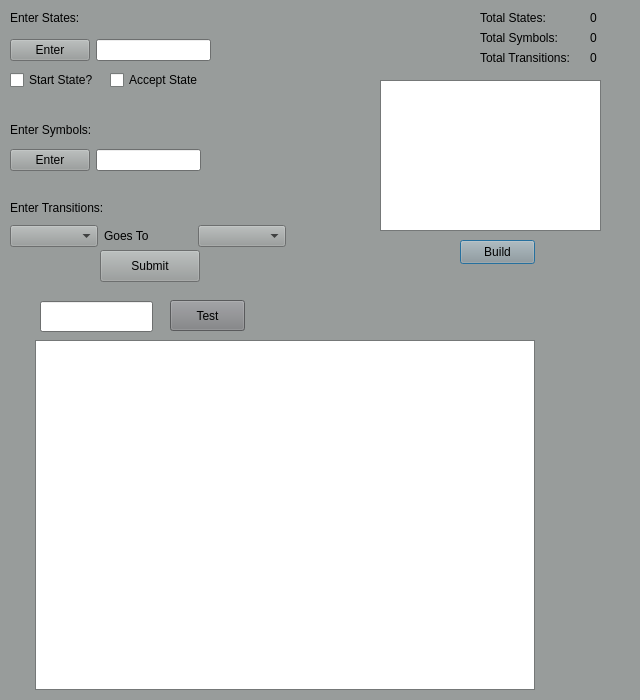
<?xml version="1.0" encoding="UTF-8"?>
<ui version="4.0">
 <class>NFADialog</class>
 <widget class="QDialog" name="NFADialog">
  <property name="geometry">
   <rect>
    <x>0</x>
    <y>0</y>
    <width>640</width>
    <height>700</height>
   </rect>
  </property>
  <property name="palette">
   <palette>
    <active>
     <colorrole role="WindowText">
      <brush brushstyle="SolidPattern">
       <color alpha="255">
        <red>0</red>
        <green>0</green>
        <blue>0</blue>
       </color>
      </brush>
     </colorrole>
     <colorrole role="Button">
      <brush brushstyle="SolidPattern">
       <color alpha="255">
        <red>152</red>
        <green>156</green>
        <blue>155</blue>
       </color>
      </brush>
     </colorrole>
     <colorrole role="Light">
      <brush brushstyle="SolidPattern">
       <color alpha="255">
        <red>228</red>
        <green>234</green>
        <blue>232</blue>
       </color>
      </brush>
     </colorrole>
     <colorrole role="Midlight">
      <brush brushstyle="SolidPattern">
       <color alpha="255">
        <red>190</red>
        <green>195</green>
        <blue>193</blue>
       </color>
      </brush>
     </colorrole>
     <colorrole role="Dark">
      <brush brushstyle="SolidPattern">
       <color alpha="255">
        <red>76</red>
        <green>78</green>
        <blue>77</blue>
       </color>
      </brush>
     </colorrole>
     <colorrole role="Mid">
      <brush brushstyle="SolidPattern">
       <color alpha="255">
        <red>101</red>
        <green>104</green>
        <blue>103</blue>
       </color>
      </brush>
     </colorrole>
     <colorrole role="Text">
      <brush brushstyle="SolidPattern">
       <color alpha="255">
        <red>0</red>
        <green>0</green>
        <blue>0</blue>
       </color>
      </brush>
     </colorrole>
     <colorrole role="BrightText">
      <brush brushstyle="SolidPattern">
       <color alpha="255">
        <red>255</red>
        <green>255</green>
        <blue>255</blue>
       </color>
      </brush>
     </colorrole>
     <colorrole role="ButtonText">
      <brush brushstyle="SolidPattern">
       <color alpha="255">
        <red>0</red>
        <green>0</green>
        <blue>0</blue>
       </color>
      </brush>
     </colorrole>
     <colorrole role="Base">
      <brush brushstyle="SolidPattern">
       <color alpha="255">
        <red>255</red>
        <green>255</green>
        <blue>255</blue>
       </color>
      </brush>
     </colorrole>
     <colorrole role="Window">
      <brush brushstyle="SolidPattern">
       <color alpha="255">
        <red>152</red>
        <green>156</green>
        <blue>155</blue>
       </color>
      </brush>
     </colorrole>
     <colorrole role="Shadow">
      <brush brushstyle="SolidPattern">
       <color alpha="255">
        <red>0</red>
        <green>0</green>
        <blue>0</blue>
       </color>
      </brush>
     </colorrole>
     <colorrole role="AlternateBase">
      <brush brushstyle="SolidPattern">
       <color alpha="255">
        <red>203</red>
        <green>205</green>
        <blue>205</blue>
       </color>
      </brush>
     </colorrole>
     <colorrole role="ToolTipBase">
      <brush brushstyle="SolidPattern">
       <color alpha="255">
        <red>255</red>
        <green>255</green>
        <blue>220</blue>
       </color>
      </brush>
     </colorrole>
     <colorrole role="ToolTipText">
      <brush brushstyle="SolidPattern">
       <color alpha="255">
        <red>0</red>
        <green>0</green>
        <blue>0</blue>
       </color>
      </brush>
     </colorrole>
     <colorrole role="PlaceholderText">
      <brush brushstyle="SolidPattern">
       <color alpha="127">
        <red>0</red>
        <green>0</green>
        <blue>0</blue>
       </color>
      </brush>
     </colorrole>
    </active>
    <inactive>
     <colorrole role="WindowText">
      <brush brushstyle="SolidPattern">
       <color alpha="255">
        <red>0</red>
        <green>0</green>
        <blue>0</blue>
       </color>
      </brush>
     </colorrole>
     <colorrole role="Button">
      <brush brushstyle="SolidPattern">
       <color alpha="255">
        <red>152</red>
        <green>156</green>
        <blue>155</blue>
       </color>
      </brush>
     </colorrole>
     <colorrole role="Light">
      <brush brushstyle="SolidPattern">
       <color alpha="255">
        <red>228</red>
        <green>234</green>
        <blue>232</blue>
       </color>
      </brush>
     </colorrole>
     <colorrole role="Midlight">
      <brush brushstyle="SolidPattern">
       <color alpha="255">
        <red>190</red>
        <green>195</green>
        <blue>193</blue>
       </color>
      </brush>
     </colorrole>
     <colorrole role="Dark">
      <brush brushstyle="SolidPattern">
       <color alpha="255">
        <red>76</red>
        <green>78</green>
        <blue>77</blue>
       </color>
      </brush>
     </colorrole>
     <colorrole role="Mid">
      <brush brushstyle="SolidPattern">
       <color alpha="255">
        <red>101</red>
        <green>104</green>
        <blue>103</blue>
       </color>
      </brush>
     </colorrole>
     <colorrole role="Text">
      <brush brushstyle="SolidPattern">
       <color alpha="255">
        <red>0</red>
        <green>0</green>
        <blue>0</blue>
       </color>
      </brush>
     </colorrole>
     <colorrole role="BrightText">
      <brush brushstyle="SolidPattern">
       <color alpha="255">
        <red>255</red>
        <green>255</green>
        <blue>255</blue>
       </color>
      </brush>
     </colorrole>
     <colorrole role="ButtonText">
      <brush brushstyle="SolidPattern">
       <color alpha="255">
        <red>0</red>
        <green>0</green>
        <blue>0</blue>
       </color>
      </brush>
     </colorrole>
     <colorrole role="Base">
      <brush brushstyle="SolidPattern">
       <color alpha="255">
        <red>255</red>
        <green>255</green>
        <blue>255</blue>
       </color>
      </brush>
     </colorrole>
     <colorrole role="Window">
      <brush brushstyle="SolidPattern">
       <color alpha="255">
        <red>152</red>
        <green>156</green>
        <blue>155</blue>
       </color>
      </brush>
     </colorrole>
     <colorrole role="Shadow">
      <brush brushstyle="SolidPattern">
       <color alpha="255">
        <red>0</red>
        <green>0</green>
        <blue>0</blue>
       </color>
      </brush>
     </colorrole>
     <colorrole role="AlternateBase">
      <brush brushstyle="SolidPattern">
       <color alpha="255">
        <red>203</red>
        <green>205</green>
        <blue>205</blue>
       </color>
      </brush>
     </colorrole>
     <colorrole role="ToolTipBase">
      <brush brushstyle="SolidPattern">
       <color alpha="255">
        <red>255</red>
        <green>255</green>
        <blue>220</blue>
       </color>
      </brush>
     </colorrole>
     <colorrole role="ToolTipText">
      <brush brushstyle="SolidPattern">
       <color alpha="255">
        <red>0</red>
        <green>0</green>
        <blue>0</blue>
       </color>
      </brush>
     </colorrole>
     <colorrole role="PlaceholderText">
      <brush brushstyle="SolidPattern">
       <color alpha="127">
        <red>0</red>
        <green>0</green>
        <blue>0</blue>
       </color>
      </brush>
     </colorrole>
    </inactive>
    <disabled>
     <colorrole role="WindowText">
      <brush brushstyle="SolidPattern">
       <color alpha="255">
        <red>76</red>
        <green>78</green>
        <blue>77</blue>
       </color>
      </brush>
     </colorrole>
     <colorrole role="Button">
      <brush brushstyle="SolidPattern">
       <color alpha="255">
        <red>152</red>
        <green>156</green>
        <blue>155</blue>
       </color>
      </brush>
     </colorrole>
     <colorrole role="Light">
      <brush brushstyle="SolidPattern">
       <color alpha="255">
        <red>228</red>
        <green>234</green>
        <blue>232</blue>
       </color>
      </brush>
     </colorrole>
     <colorrole role="Midlight">
      <brush brushstyle="SolidPattern">
       <color alpha="255">
        <red>190</red>
        <green>195</green>
        <blue>193</blue>
       </color>
      </brush>
     </colorrole>
     <colorrole role="Dark">
      <brush brushstyle="SolidPattern">
       <color alpha="255">
        <red>76</red>
        <green>78</green>
        <blue>77</blue>
       </color>
      </brush>
     </colorrole>
     <colorrole role="Mid">
      <brush brushstyle="SolidPattern">
       <color alpha="255">
        <red>101</red>
        <green>104</green>
        <blue>103</blue>
       </color>
      </brush>
     </colorrole>
     <colorrole role="Text">
      <brush brushstyle="SolidPattern">
       <color alpha="255">
        <red>76</red>
        <green>78</green>
        <blue>77</blue>
       </color>
      </brush>
     </colorrole>
     <colorrole role="BrightText">
      <brush brushstyle="SolidPattern">
       <color alpha="255">
        <red>255</red>
        <green>255</green>
        <blue>255</blue>
       </color>
      </brush>
     </colorrole>
     <colorrole role="ButtonText">
      <brush brushstyle="SolidPattern">
       <color alpha="255">
        <red>76</red>
        <green>78</green>
        <blue>77</blue>
       </color>
      </brush>
     </colorrole>
     <colorrole role="Base">
      <brush brushstyle="SolidPattern">
       <color alpha="255">
        <red>152</red>
        <green>156</green>
        <blue>155</blue>
       </color>
      </brush>
     </colorrole>
     <colorrole role="Window">
      <brush brushstyle="SolidPattern">
       <color alpha="255">
        <red>152</red>
        <green>156</green>
        <blue>155</blue>
       </color>
      </brush>
     </colorrole>
     <colorrole role="Shadow">
      <brush brushstyle="SolidPattern">
       <color alpha="255">
        <red>0</red>
        <green>0</green>
        <blue>0</blue>
       </color>
      </brush>
     </colorrole>
     <colorrole role="AlternateBase">
      <brush brushstyle="SolidPattern">
       <color alpha="255">
        <red>152</red>
        <green>156</green>
        <blue>155</blue>
       </color>
      </brush>
     </colorrole>
     <colorrole role="ToolTipBase">
      <brush brushstyle="SolidPattern">
       <color alpha="255">
        <red>255</red>
        <green>255</green>
        <blue>220</blue>
       </color>
      </brush>
     </colorrole>
     <colorrole role="ToolTipText">
      <brush brushstyle="SolidPattern">
       <color alpha="255">
        <red>0</red>
        <green>0</green>
        <blue>0</blue>
       </color>
      </brush>
     </colorrole>
     <colorrole role="PlaceholderText">
      <brush brushstyle="SolidPattern">
       <color alpha="127">
        <red>76</red>
        <green>78</green>
        <blue>77</blue>
       </color>
      </brush>
     </colorrole>
    </disabled>
   </palette>
  </property>
  <property name="windowTitle">
   <string>Dialog</string>
  </property>
  <widget class="QCheckBox" name="StartCheckBox">
   <property name="geometry">
    <rect>
     <x>10</x>
     <y>70</y>
     <width>85</width>
     <height>20</height>
    </rect>
   </property>
   <property name="text">
    <string>Start State?</string>
   </property>
  </widget>
  <widget class="QCheckBox" name="AcceptCheckBox">
   <property name="geometry">
    <rect>
     <x>110</x>
     <y>70</y>
     <width>111</width>
     <height>20</height>
    </rect>
   </property>
   <property name="text">
    <string>Accept State</string>
   </property>
  </widget>
  <widget class="QLabel" name="startStateErrorLbl">
   <property name="geometry">
    <rect>
     <x>10</x>
     <y>90</y>
     <width>291</width>
     <height>21</height>
    </rect>
   </property>
   <property name="font">
    <font>
     <family>Academy Engraved LET</family>
    </font>
   </property>
   <property name="text">
    <string/>
   </property>
  </widget>
  <widget class="QLabel" name="transErrorLbl">
   <property name="geometry">
    <rect>
     <x>10</x>
     <y>280</y>
     <width>331</width>
     <height>20</height>
    </rect>
   </property>
   <property name="text">
    <string/>
   </property>
  </widget>
  <widget class="QTextEdit" name="textEdit">
   <property name="geometry">
    <rect>
     <x>380</x>
     <y>80</y>
     <width>221</width>
     <height>151</height>
    </rect>
   </property>
  </widget>
  <widget class="QPushButton" name="buildBtn">
   <property name="geometry">
    <rect>
     <x>460</x>
     <y>240</y>
     <width>75</width>
     <height>24</height>
    </rect>
   </property>
   <property name="text">
    <string>Build</string>
   </property>
  </widget>
  <widget class="QLabel" name="buildErrLbl">
   <property name="geometry">
    <rect>
     <x>360</x>
     <y>270</y>
     <width>261</width>
     <height>20</height>
    </rect>
   </property>
   <property name="text">
    <string/>
   </property>
  </widget>
  <widget class="QGraphicsView" name="machineView">
   <property name="geometry">
    <rect>
     <x>35</x>
     <y>340</y>
     <width>500</width>
     <height>350</height>
    </rect>
   </property>
  </widget>
  <widget class="QLineEdit" name="testLine">
   <property name="geometry">
    <rect>
     <x>40</x>
     <y>301</y>
     <width>113</width>
     <height>31</height>
    </rect>
   </property>
  </widget>
  <widget class="QPushButton" name="testBtn">
   <property name="geometry">
    <rect>
     <x>170</x>
     <y>300</y>
     <width>75</width>
     <height>31</height>
    </rect>
   </property>
   <property name="palette">
    <palette>
     <active>
      <colorrole role="WindowText">
       <brush brushstyle="SolidPattern">
        <color alpha="255">
         <red>0</red>
         <green>0</green>
         <blue>0</blue>
        </color>
       </brush>
      </colorrole>
      <colorrole role="Button">
       <brush brushstyle="SolidPattern">
        <color alpha="255">
         <red>125</red>
         <green>126</green>
         <blue>129</blue>
        </color>
       </brush>
      </colorrole>
      <colorrole role="Light">
       <brush brushstyle="SolidPattern">
        <color alpha="255">
         <red>187</red>
         <green>189</green>
         <blue>194</blue>
        </color>
       </brush>
      </colorrole>
      <colorrole role="Midlight">
       <brush brushstyle="SolidPattern">
        <color alpha="255">
         <red>156</red>
         <green>157</green>
         <blue>161</blue>
        </color>
       </brush>
      </colorrole>
      <colorrole role="Dark">
       <brush brushstyle="SolidPattern">
        <color alpha="255">
         <red>62</red>
         <green>63</green>
         <blue>65</blue>
        </color>
       </brush>
      </colorrole>
      <colorrole role="Mid">
       <brush brushstyle="SolidPattern">
        <color alpha="255">
         <red>83</red>
         <green>84</green>
         <blue>86</blue>
        </color>
       </brush>
      </colorrole>
      <colorrole role="Text">
       <brush brushstyle="SolidPattern">
        <color alpha="255">
         <red>0</red>
         <green>0</green>
         <blue>0</blue>
        </color>
       </brush>
      </colorrole>
      <colorrole role="BrightText">
       <brush brushstyle="SolidPattern">
        <color alpha="255">
         <red>255</red>
         <green>255</green>
         <blue>255</blue>
        </color>
       </brush>
      </colorrole>
      <colorrole role="ButtonText">
       <brush brushstyle="SolidPattern">
        <color alpha="255">
         <red>0</red>
         <green>0</green>
         <blue>0</blue>
        </color>
       </brush>
      </colorrole>
      <colorrole role="Base">
       <brush brushstyle="SolidPattern">
        <color alpha="255">
         <red>255</red>
         <green>255</green>
         <blue>255</blue>
        </color>
       </brush>
      </colorrole>
      <colorrole role="Window">
       <brush brushstyle="SolidPattern">
        <color alpha="255">
         <red>125</red>
         <green>126</green>
         <blue>129</blue>
        </color>
       </brush>
      </colorrole>
      <colorrole role="Shadow">
       <brush brushstyle="SolidPattern">
        <color alpha="255">
         <red>0</red>
         <green>0</green>
         <blue>0</blue>
        </color>
       </brush>
      </colorrole>
      <colorrole role="AlternateBase">
       <brush brushstyle="SolidPattern">
        <color alpha="255">
         <red>190</red>
         <green>190</green>
         <blue>192</blue>
        </color>
       </brush>
      </colorrole>
      <colorrole role="ToolTipBase">
       <brush brushstyle="SolidPattern">
        <color alpha="255">
         <red>255</red>
         <green>255</green>
         <blue>220</blue>
        </color>
       </brush>
      </colorrole>
      <colorrole role="ToolTipText">
       <brush brushstyle="SolidPattern">
        <color alpha="255">
         <red>0</red>
         <green>0</green>
         <blue>0</blue>
        </color>
       </brush>
      </colorrole>
      <colorrole role="PlaceholderText">
       <brush brushstyle="SolidPattern">
        <color alpha="127">
         <red>0</red>
         <green>0</green>
         <blue>0</blue>
        </color>
       </brush>
      </colorrole>
     </active>
     <inactive>
      <colorrole role="WindowText">
       <brush brushstyle="SolidPattern">
        <color alpha="255">
         <red>0</red>
         <green>0</green>
         <blue>0</blue>
        </color>
       </brush>
      </colorrole>
      <colorrole role="Button">
       <brush brushstyle="SolidPattern">
        <color alpha="255">
         <red>125</red>
         <green>126</green>
         <blue>129</blue>
        </color>
       </brush>
      </colorrole>
      <colorrole role="Light">
       <brush brushstyle="SolidPattern">
        <color alpha="255">
         <red>187</red>
         <green>189</green>
         <blue>194</blue>
        </color>
       </brush>
      </colorrole>
      <colorrole role="Midlight">
       <brush brushstyle="SolidPattern">
        <color alpha="255">
         <red>156</red>
         <green>157</green>
         <blue>161</blue>
        </color>
       </brush>
      </colorrole>
      <colorrole role="Dark">
       <brush brushstyle="SolidPattern">
        <color alpha="255">
         <red>62</red>
         <green>63</green>
         <blue>65</blue>
        </color>
       </brush>
      </colorrole>
      <colorrole role="Mid">
       <brush brushstyle="SolidPattern">
        <color alpha="255">
         <red>83</red>
         <green>84</green>
         <blue>86</blue>
        </color>
       </brush>
      </colorrole>
      <colorrole role="Text">
       <brush brushstyle="SolidPattern">
        <color alpha="255">
         <red>0</red>
         <green>0</green>
         <blue>0</blue>
        </color>
       </brush>
      </colorrole>
      <colorrole role="BrightText">
       <brush brushstyle="SolidPattern">
        <color alpha="255">
         <red>255</red>
         <green>255</green>
         <blue>255</blue>
        </color>
       </brush>
      </colorrole>
      <colorrole role="ButtonText">
       <brush brushstyle="SolidPattern">
        <color alpha="255">
         <red>0</red>
         <green>0</green>
         <blue>0</blue>
        </color>
       </brush>
      </colorrole>
      <colorrole role="Base">
       <brush brushstyle="SolidPattern">
        <color alpha="255">
         <red>255</red>
         <green>255</green>
         <blue>255</blue>
        </color>
       </brush>
      </colorrole>
      <colorrole role="Window">
       <brush brushstyle="SolidPattern">
        <color alpha="255">
         <red>125</red>
         <green>126</green>
         <blue>129</blue>
        </color>
       </brush>
      </colorrole>
      <colorrole role="Shadow">
       <brush brushstyle="SolidPattern">
        <color alpha="255">
         <red>0</red>
         <green>0</green>
         <blue>0</blue>
        </color>
       </brush>
      </colorrole>
      <colorrole role="AlternateBase">
       <brush brushstyle="SolidPattern">
        <color alpha="255">
         <red>190</red>
         <green>190</green>
         <blue>192</blue>
        </color>
       </brush>
      </colorrole>
      <colorrole role="ToolTipBase">
       <brush brushstyle="SolidPattern">
        <color alpha="255">
         <red>255</red>
         <green>255</green>
         <blue>220</blue>
        </color>
       </brush>
      </colorrole>
      <colorrole role="ToolTipText">
       <brush brushstyle="SolidPattern">
        <color alpha="255">
         <red>0</red>
         <green>0</green>
         <blue>0</blue>
        </color>
       </brush>
      </colorrole>
      <colorrole role="PlaceholderText">
       <brush brushstyle="SolidPattern">
        <color alpha="127">
         <red>0</red>
         <green>0</green>
         <blue>0</blue>
        </color>
       </brush>
      </colorrole>
     </inactive>
     <disabled>
      <colorrole role="WindowText">
       <brush brushstyle="SolidPattern">
        <color alpha="255">
         <red>62</red>
         <green>63</green>
         <blue>65</blue>
        </color>
       </brush>
      </colorrole>
      <colorrole role="Button">
       <brush brushstyle="SolidPattern">
        <color alpha="255">
         <red>125</red>
         <green>126</green>
         <blue>129</blue>
        </color>
       </brush>
      </colorrole>
      <colorrole role="Light">
       <brush brushstyle="SolidPattern">
        <color alpha="255">
         <red>187</red>
         <green>189</green>
         <blue>194</blue>
        </color>
       </brush>
      </colorrole>
      <colorrole role="Midlight">
       <brush brushstyle="SolidPattern">
        <color alpha="255">
         <red>156</red>
         <green>157</green>
         <blue>161</blue>
        </color>
       </brush>
      </colorrole>
      <colorrole role="Dark">
       <brush brushstyle="SolidPattern">
        <color alpha="255">
         <red>62</red>
         <green>63</green>
         <blue>65</blue>
        </color>
       </brush>
      </colorrole>
      <colorrole role="Mid">
       <brush brushstyle="SolidPattern">
        <color alpha="255">
         <red>83</red>
         <green>84</green>
         <blue>86</blue>
        </color>
       </brush>
      </colorrole>
      <colorrole role="Text">
       <brush brushstyle="SolidPattern">
        <color alpha="255">
         <red>62</red>
         <green>63</green>
         <blue>65</blue>
        </color>
       </brush>
      </colorrole>
      <colorrole role="BrightText">
       <brush brushstyle="SolidPattern">
        <color alpha="255">
         <red>255</red>
         <green>255</green>
         <blue>255</blue>
        </color>
       </brush>
      </colorrole>
      <colorrole role="ButtonText">
       <brush brushstyle="SolidPattern">
        <color alpha="255">
         <red>62</red>
         <green>63</green>
         <blue>65</blue>
        </color>
       </brush>
      </colorrole>
      <colorrole role="Base">
       <brush brushstyle="SolidPattern">
        <color alpha="255">
         <red>125</red>
         <green>126</green>
         <blue>129</blue>
        </color>
       </brush>
      </colorrole>
      <colorrole role="Window">
       <brush brushstyle="SolidPattern">
        <color alpha="255">
         <red>125</red>
         <green>126</green>
         <blue>129</blue>
        </color>
       </brush>
      </colorrole>
      <colorrole role="Shadow">
       <brush brushstyle="SolidPattern">
        <color alpha="255">
         <red>0</red>
         <green>0</green>
         <blue>0</blue>
        </color>
       </brush>
      </colorrole>
      <colorrole role="AlternateBase">
       <brush brushstyle="SolidPattern">
        <color alpha="255">
         <red>125</red>
         <green>126</green>
         <blue>129</blue>
        </color>
       </brush>
      </colorrole>
      <colorrole role="ToolTipBase">
       <brush brushstyle="SolidPattern">
        <color alpha="255">
         <red>255</red>
         <green>255</green>
         <blue>220</blue>
        </color>
       </brush>
      </colorrole>
      <colorrole role="ToolTipText">
       <brush brushstyle="SolidPattern">
        <color alpha="255">
         <red>0</red>
         <green>0</green>
         <blue>0</blue>
        </color>
       </brush>
      </colorrole>
      <colorrole role="PlaceholderText">
       <brush brushstyle="SolidPattern">
        <color alpha="127">
         <red>62</red>
         <green>63</green>
         <blue>65</blue>
        </color>
       </brush>
      </colorrole>
     </disabled>
    </palette>
   </property>
   <property name="text">
    <string>Test</string>
   </property>
   <property name="autoDefault">
    <bool>true</bool>
   </property>
   <property name="default">
    <bool>false</bool>
   </property>
   <property name="flat">
    <bool>false</bool>
   </property>
  </widget>
  <widget class="QLabel" name="numSymLbl">
   <property name="geometry">
    <rect>
     <x>590</x>
     <y>30</y>
     <width>31</width>
     <height>16</height>
    </rect>
   </property>
   <property name="text">
    <string>0</string>
   </property>
  </widget>
  <widget class="QLabel" name="symLbl">
   <property name="geometry">
    <rect>
     <x>480</x>
     <y>30</y>
     <width>91</width>
     <height>16</height>
    </rect>
   </property>
   <property name="text">
    <string>Total Symbols:</string>
   </property>
  </widget>
  <widget class="QLabel" name="stateCounterLbl">
   <property name="geometry">
    <rect>
     <x>590</x>
     <y>10</y>
     <width>31</width>
     <height>16</height>
    </rect>
   </property>
   <property name="text">
    <string>0</string>
   </property>
  </widget>
  <widget class="QLabel" name="statesLbl">
   <property name="geometry">
    <rect>
     <x>480</x>
     <y>10</y>
     <width>74</width>
     <height>16</height>
    </rect>
   </property>
   <property name="text">
    <string>Total States:</string>
   </property>
  </widget>
  <widget class="QLabel" name="testInputLbl">
   <property name="geometry">
    <rect>
     <x>270</x>
     <y>310</y>
     <width>161</width>
     <height>16</height>
    </rect>
   </property>
   <property name="text">
    <string/>
   </property>
  </widget>
  <widget class="QLabel" name="testResultLbl">
   <property name="geometry">
    <rect>
     <x>450</x>
     <y>310</y>
     <width>81</width>
     <height>16</height>
    </rect>
   </property>
   <property name="text">
    <string/>
   </property>
  </widget>
  <widget class="QWidget" name="horizontalLayoutWidget">
   <property name="geometry">
    <rect>
     <x>10</x>
     <y>30</y>
     <width>201</width>
     <height>41</height>
    </rect>
   </property>
   <layout class="QHBoxLayout" name="horizontalLayout">
    <item>
     <widget class="QPushButton" name="EnterStateBtn">
      <property name="text">
       <string>Enter</string>
      </property>
     </widget>
    </item>
    <item>
     <widget class="QLineEdit" name="stateNameLine">
      <property name="text">
       <string/>
      </property>
     </widget>
    </item>
   </layout>
  </widget>
  <widget class="QWidget" name="horizontalLayoutWidget_2">
   <property name="geometry">
    <rect>
     <x>10</x>
     <y>140</y>
     <width>191</width>
     <height>41</height>
    </rect>
   </property>
   <layout class="QHBoxLayout" name="horizontalLayout_2">
    <item>
     <widget class="QPushButton" name="EnterSymBtn">
      <property name="text">
       <string>Enter</string>
      </property>
     </widget>
    </item>
    <item>
     <widget class="QLineEdit" name="symbolLine">
      <property name="text">
       <string/>
      </property>
     </widget>
    </item>
   </layout>
  </widget>
  <widget class="QWidget" name="horizontalLayoutWidget_3">
   <property name="geometry">
    <rect>
     <x>10</x>
     <y>220</y>
     <width>276</width>
     <height>32</height>
    </rect>
   </property>
   <layout class="QHBoxLayout" name="horizontalLayout_3">
    <item>
     <widget class="QComboBox" name="FromStateCbox"/>
    </item>
    <item>
     <widget class="QLabel" name="goesToLbl">
      <property name="text">
       <string>Goes To</string>
      </property>
     </widget>
    </item>
    <item>
     <widget class="QComboBox" name="ToStateCbox"/>
    </item>
   </layout>
  </widget>
  <widget class="QLabel" name="enterSymbolsLbl">
   <property name="geometry">
    <rect>
     <x>10</x>
     <y>120</y>
     <width>91</width>
     <height>20</height>
    </rect>
   </property>
   <property name="text">
    <string>Enter Symbols: </string>
   </property>
  </widget>
  <widget class="QLabel" name="enterStatesLbl">
   <property name="geometry">
    <rect>
     <x>10</x>
     <y>10</y>
     <width>91</width>
     <height>16</height>
    </rect>
   </property>
   <property name="text">
    <string>Enter States: </string>
   </property>
  </widget>
  <widget class="QLabel" name="enterTransLbl">
   <property name="geometry">
    <rect>
     <x>10</x>
     <y>200</y>
     <width>111</width>
     <height>16</height>
    </rect>
   </property>
   <property name="text">
    <string>Enter Transitions: </string>
   </property>
  </widget>
  <widget class="QPushButton" name="submitTransBtn">
   <property name="geometry">
    <rect>
     <x>100</x>
     <y>250</y>
     <width>100</width>
     <height>32</height>
    </rect>
   </property>
   <property name="text">
    <string>Submit</string>
   </property>
  </widget>
  <widget class="QLabel" name="TotalTransLbl">
   <property name="geometry">
    <rect>
     <x>480</x>
     <y>50</y>
     <width>111</width>
     <height>16</height>
    </rect>
   </property>
   <property name="text">
    <string>Total Transitions: </string>
   </property>
  </widget>
  <widget class="QLabel" name="numTransLbl">
   <property name="geometry">
    <rect>
     <x>590</x>
     <y>50</y>
     <width>31</width>
     <height>16</height>
    </rect>
   </property>
   <property name="text">
    <string>0</string>
   </property>
  </widget>
 </widget>
 <resources/>
 <connections/>
</ui>
